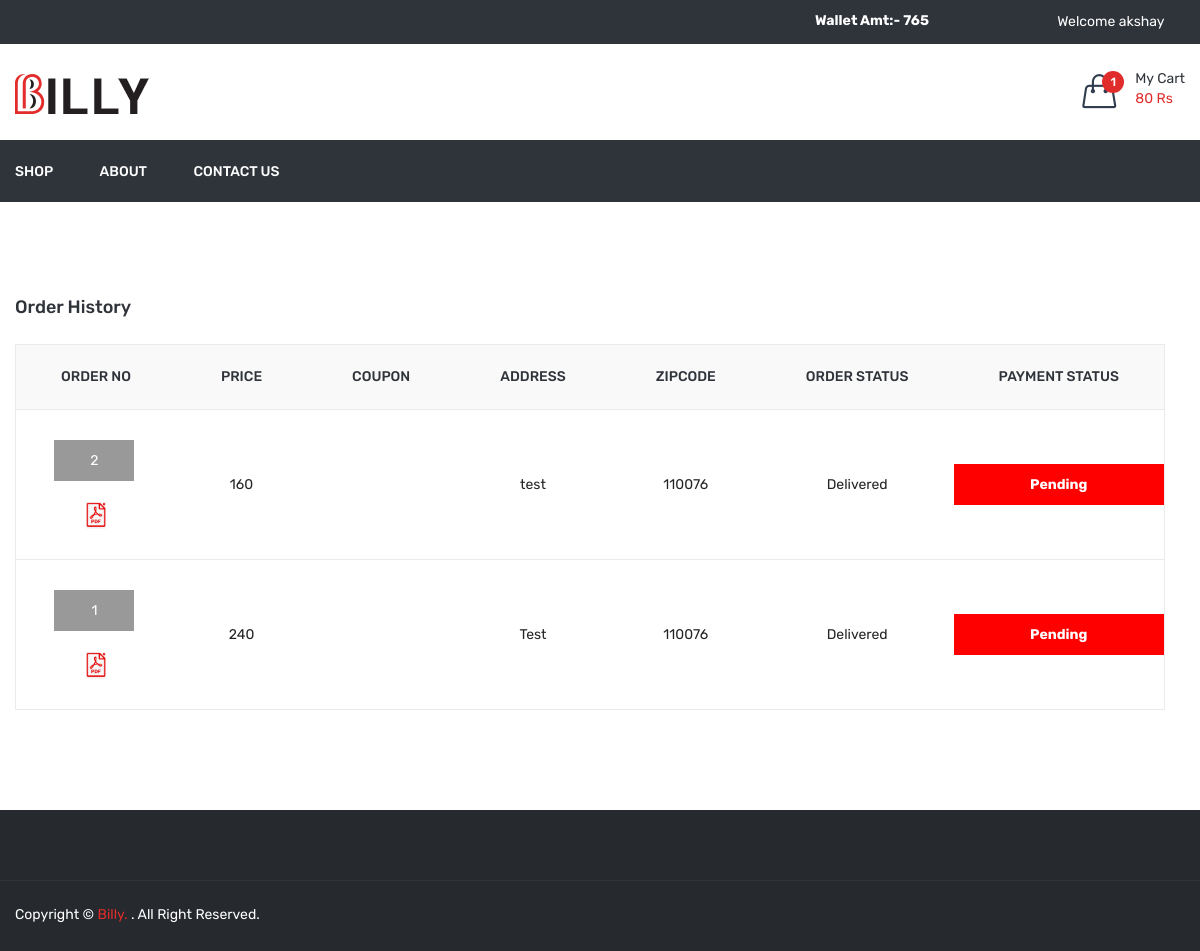
Screenshot of /order_history.php (signed in) with the database file from the repository.
### tables this page shows
CREATE TABLE `dish_cart` (
  `id` int(11) NOT NULL,
  `user_id` int(11) NOT NULL,
  `dish_detail_id` int(11) NOT NULL,
  `qty` int(11) NOT NULL,
  `added_on` datetime NOT NULL
);

CREATE TABLE `order_master` (
  `id` int(11) NOT NULL,
  `user_id` int(11) NOT NULL,
  `name` varchar(50) NOT NULL,
  `email` varchar(50) NOT NULL,
  `mobile` varchar(50) NOT NULL,
  `address` text NOT NULL,
  `total_price` float NOT NULL,
  `coupon_code` varchar(20) NOT NULL,
  `final_price` float NOT NULL,
  `zipcode` varchar(10) NOT NULL,
  `delivery_boy_id` int(11) NOT NULL,
  `payment_status` varchar(20) NOT NULL,
  `payment_type` varchar(10) NOT NULL,
  `payment_id` varchar(100) NOT NULL,
  `order_status` int(11) NOT NULL,
  `cancel_by` enum('user','admin') NOT NULL,
  `cancel_at` datetime NOT NULL,
  `added_on` datetime NOT NULL,
  `delivered_on` datetime NOT NULL
);

CREATE TABLE `order_status` (
  `id` int(11) NOT NULL,
  `order_status` varchar(50) NOT NULL
);

### function.inc.php (called while the page is built, shortened)
	<?php
function getUserCart(){
	global $con;
	$arr=array();
	$id=$_SESSION['FOOD_USER_ID'];
	$res=mysqli_query($con,"select * from dish_cart where user_id='$id'");
	while($row=mysqli_fetch_assoc($res)){
		$arr[]=$row;
	}
	return $arr;
}
function getDishCartStatus(){
	$dishDetailsID=array();
	if(isset($_SESSION['FOOD_USER_ID'])){
		$getUserCart=getUserCart();
	}else{
		if(isset($_SESSION['cart']) && count($_SESSION['cart'])>0){
			foreach($_SESSION['cart'] as $key=>$val){
				$dishDetailsID[]=$key;
			}
		}
	}
}
function getcartTotalPrice(){
	$cartArr=getUserFullCart();
	$totalPrice=0;
	foreach($cartArr as $list){
		$totalPrice=$totalPrice+($list['qty']*$list['price']);
	}
	return $totalPrice;
}
function getUserFullCart($attr_id=''){
	$cartArr=array();
	if(isset($_SESSION['FOOD_USER_ID'])){
		$getUserCart=getUserCart();
		$cartArr=array();
		foreach($getUserCart as $list){
			$cartArr[$list['dish_detail_id']]['qty']=$list['qty'];
			$getDishDetail=getDishDetailById($list['dish_detail_id']);
			$cartArr[$list['dish_detail_id']]['price']=$getDishDetail['price'];
			$cartArr[$list['dish_detail_id']]['dish']=$getDishDetail['dish'];
			$cartArr[$list['dish_detail_id']]['image']=$getDishDetail['image'];
		}
	}
	if($attr_id!=''){
		return $cartArr[$attr_id]['qty'];
	}else{
		return $cartArr;
	}
}
function getDishDetailById($id){
	global $con;
	$res=mysqli_query($con,"select dish.dish,dish.image,dish_details.price from dish_details,dish where dish_details.id='$id' and dish.id=dish_details.dish_id");
	$row=mysqli_fetch_assoc($res);
	return $row;
}
function getWalletAmt($uid){
	global $con;
	$sql="select * from wallet where user_id='$uid'";
	$res=mysqli_query($con,$sql);
	$in=0;
	$out=0;
	while($row=mysqli_fetch_assoc($res)){
		if($row['type']=='in'){
			$in=$in+$row['amt'];
		}
		if($row['type']=='out'){
			$out=$out+$row['amt'];
		}
	}
	return $in-$out;
}
?>

### order_history.php (the view, shortened to what this page needs)
<?php
include ("header.php");
$uid=$_SESSION['FOOD_USER_ID'];
$sql="select order_master.*,order_status.order_status as order_status_str from order_master,order_status where order_master.order_status=order_status.id and order_master.user_id='$uid' order by order_master.id desc";
$res=mysqli_query($con,$sql);
?>
<div class="cart-main-area pt-95 pb-100">
            <div class="container">
                <h3 class="page-title">Order History</h3>
                <div class="row">
                    <div class="col-lg-12 col-md-12 col-sm-12 col-12">
                        <form method="post">
							<div class="table-content table-responsive">
                                <table>
                                    <thead>
                                        <tr>
                                            <th>Order No</th>
                                            <th>Price</th>
											<th>Coupon</th>
                                            <th>Address</th>
											<th>Zipcode</th>
                                            <th>Order Status</th>
                                            <th>Payment Status</th>
                                        </tr>
                                    </thead>
                                    <tbody>
										<?php if(mysqli_num_rows($res)>0){
										while($row=mysqli_fetch_assoc($res)){
										?>
										<tr>
                                            <td>
												<div class="div_order_id"><a href="<?php echo FRONT_SITE_PATH.'order_detail?id='.$row['id']?>"><?php echo $row['id']?></div></a>
											<br/>
											<a href="<?php echo FRONT_SITE_PATH?>download_invoice?id=<?php echo $row['id']?>"><img src='<?php echo FRONT_SITE_PATH?>assets/img/icon-img/pdf.png' width="20px" title="Download Invoice"/></a>
											</td>
                                            <td style="font-size:14px;">
											<?php echo $row['total_price']?></td>
                                            <td>
											</td>
											<td><?php echo $row['address']?></td>
											<td><?php echo $row['zipcode']?></td>
											<td>
											<?php
											echo $row['order_status_str'];
											?>
											</td>
											<td>
												<div class="payment_status payment_status_<?php echo $row['payment_status']?>"><?php echo ucfirst($row['payment_status'])?></div>
											</td>
                                        </tr>
										<?php }} ?>
                                    </tbody>
                                </table>
                            </div>
                        </form>
                    </div>
                </div>
            </div>
        </div>
<?php
include("footer.php");
?>

### header.php (shortened to what this page needs)
<?php
include('database.inc.php');
include('function.inc.php');
getDishCartStatus();
$cartArr=getUserFullCart();
$totalPrice=getcartTotalPrice();
$totalCartDish=count($cartArr);
$getWalletAmt=0;
if(isset($_SESSION['FOOD_USER_ID'])){
	$getWalletAmt=getWalletAmt($_SESSION['FOOD_USER_ID']);
}
?>
<!doctype html>
<html class="no-js" lang="zxx">
<head>
        <link rel="stylesheet" href="<?php echo FRONT_SITE_PATH?>assets/css/bootstrap.min.css">
        <link rel="stylesheet" href="<?php echo FRONT_SITE_PATH?>assets/css/animate.css">
        <link rel="stylesheet" href="<?php echo FRONT_SITE_PATH?>assets/css/owl.carousel.min.css">
        <link rel="stylesheet" href="<?php echo FRONT_SITE_PATH?>assets/css/slick.css">
        <link rel="stylesheet" href="<?php echo FRONT_SITE_PATH?>assets/css/chosen.min.css">
        <link rel="stylesheet" href="<?php echo FRONT_SITE_PATH?>assets/css/ionicons.min.css">
        <link rel="stylesheet" href="<?php echo FRONT_SITE_PATH?>assets/css/font-awesome.min.css">
        <link rel="stylesheet" href="<?php echo FRONT_SITE_PATH?>assets/css/simple-line-icons.css">
        <link rel="stylesheet" href="<?php echo FRONT_SITE_PATH?>assets/css/jquery-ui.css">
        <link rel="stylesheet" href="<?php echo FRONT_SITE_PATH?>assets/css/meanmenu.min.css">
        <link rel="stylesheet" href="<?php echo FRONT_SITE_PATH?>assets/css/style.css">
        <link rel="stylesheet" href="<?php echo FRONT_SITE_PATH?>assets/css/responsive.css">
    </head>
    <body>
        <header class="header-area">
            <div class="header-top black-bg">
                <div class="container">
                    <div class="row">
                        <div class="col-lg-8 col-md-4 col-12 col-sm-4">
                        </div>
						<div class="col-lg-2 col-md-4 col-12 col-sm-4">
							<?php
								if(isset($_SESSION['FOOD_USER_NAME'])){
								?>
							<div id="wallet_top_box">
								<a href="<?php echo FRONT_SITE_PATH?>wallet" style="color:#fff;">
									Wallet Amt:- <?php echo $getWalletAmt?>
								</a>
							</div>
								<?php  } ?>
						</div>
                        <div class="col-lg-2 col-md-8 col-12 col-sm-8">
                            <div class="account-curr-lang-wrap f-right">
                                <?php
								if(isset($_SESSION['FOOD_USER_NAME'])){
								?>
								<ul>
                                    <li class="top-hover"><a href="#"><?php echo "Welcome <span id='user_top_name'>".$_SESSION['FOOD_USER_NAME'];?></span>  <i class="ion-chevron-down"></i></a>
                                    </li>
                                </ul>
								<?php } ?>
                            </div>
                        </div>
                    </div>
                </div>
            </div>
            <div class="header-middle">
                <div class="container">
                    <div class="row">
                        <div class="col-lg-3 col-md-4 col-12 col-sm-4">
                            <div class="logo">
                                <a href="<?php echo FRONT_SITE_PATH?>">
                                    <img alt="" src="<?php echo FRONT_SITE_PATH?>assets/img/logo/logo.png">
                                </a>
                            </div>
                        </div>
                        <div class="col-lg-9 col-md-8 col-12 col-sm-8">
                            <div class="header-middle-right f-right">
                                <div class="header-wishlist">
                                </div>
                                <div class="header-cart">
                                    <a href="#">
                                        <div class="header-icon-style">
                                            <i class="icon-handbag icons"></i>
                                            <span class="count-style" id="totalCartDish"><?php echo $totalCartDish?></span>
                                        </div>
                                        <div class="cart-text">
                                            <span class="digit">My Cart</span>
                                            <span class="cart-digit-bold" id="totalPrice">
											<?php
											if($totalPrice!=0){
												echo $totalPrice.' Rs';
											}
											?></span>
                                        </div>
                                    </a>
                                </div>
                            </div>
                        </div>
                    </div>
                </div>
            </div>
            <div class="header-bottom transparent-bar black-bg">
                <div class="container">
                    <div class="row">
                        <div class="col-lg-12 col-md-12 col-12">
                            <div class="main-menu">
                                <nav>
                                    <ul>
                                        <li><a href="<?php echo FRONT_SITE_PATH?>shop">Shop</a></li>
                                        <li><a href="<?php echo FRONT_SITE_PATH?>about-us">about</a></li>
                                        <li><a href="<?php echo FRONT_SITE_PATH?>contact-us">contact us</a></li>
                                    </ul>
                                </nav>
                            </div>
                        </div>
                    </div>
                </div>
            </div>
        </header>

### rows the page displays
dish_cart: dish_detail "1"
order_master: id "2", total_price "160", address "test", zipcode "110076", order_status.order_status "Delivered", payment_status "Pending"
order_master: id "1", total_price "240", address "Test", zipcode "110076", order_status.order_status "Delivered", payment_status "Pending"

### other values shown
$getWalletAmt "765"
$_SESSION['FOOD_USER_NAME'] "akshay"
$totalPrice "80"
